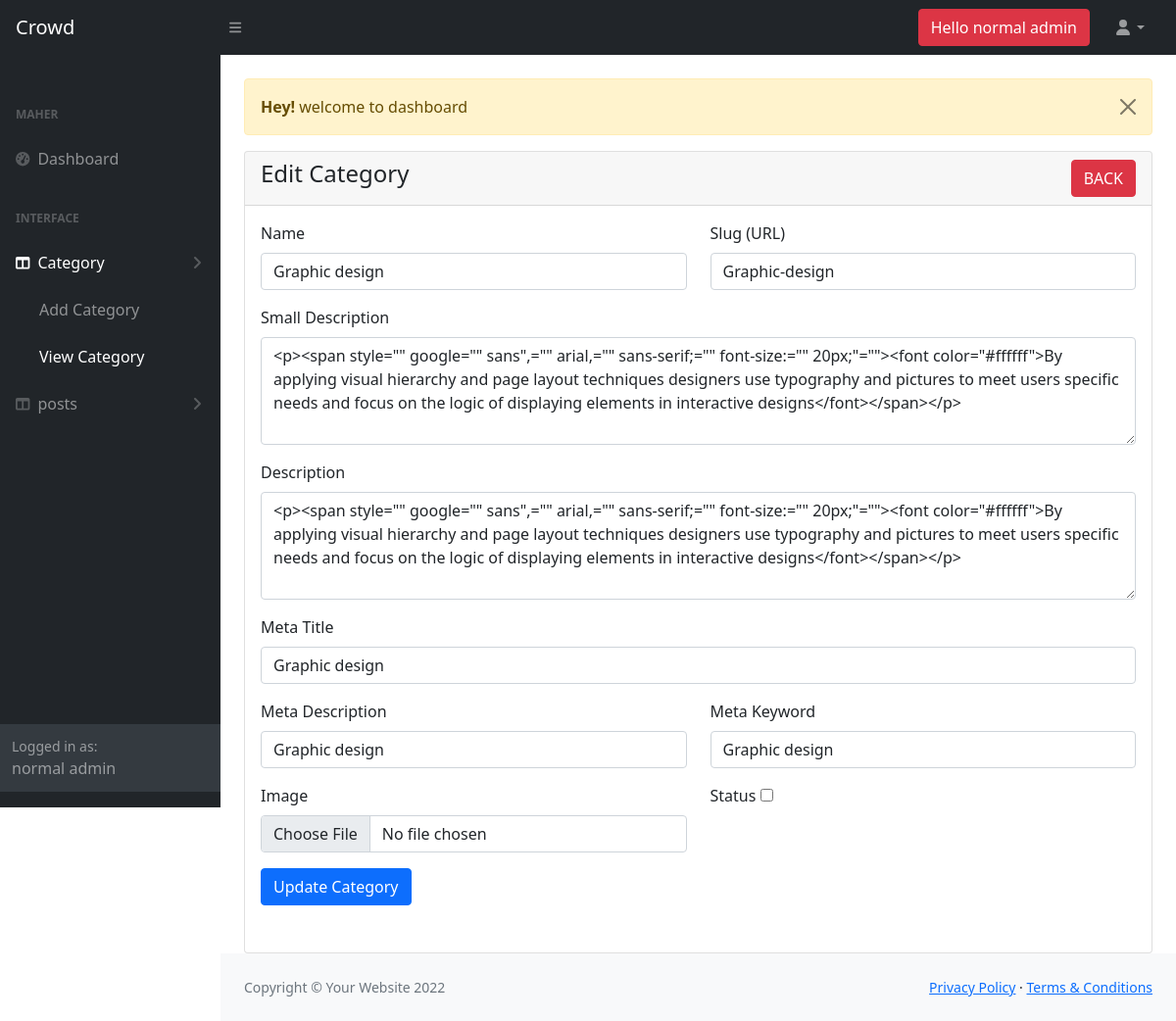
/admin/category-edit.php?id=2 (signed in), run on the app's committed database.
### tables this page shows
CREATE TABLE `categories` (
  `id` int(11) NOT NULL,
  `name` varchar(191) NOT NULL,
  `slug` varchar(191) NOT NULL,
  `small_desc` mediumtext,
  `description` text,
  `image` varchar(191) DEFAULT NULL,
  `meta_title` varchar(191) NOT NULL,
  `meta_description` mediumtext,
  `meta_keyword` mediumtext,
  `status` tinyint(4) DEFAULT '0',
  `created_at` timestamp NULL DEFAULT CURRENT_TIMESTAMP ON UPDATE CURRENT_TIMESTAMP
);

### admin/category-edit.php (the view, shortened to what this page needs)
<?php
include('authentication.php');
include('includes/header.php');
?>
<div class="container-fluid px-4">
    <div class="row mt-4">
        <div class="com-md-12">
            <?php include('message.php');  ?>
            <div class="card">
                <div class="card-header">
                    <h4> Edit Category
                    <a href="category-view.php" class="btn btn-danger float-end">BACK</a>
                    </h4>
                </div>
                <div class="card-body">
                    <?php
                    if(isset($_GET['id'])){
                        $category_id = $_GET['id'];
                        $category_edit = "SELECT * FROM categories WHERE id='$category_id' ";
                        $category_run = mysqli_query($con, $category_edit);
                        if(mysqli_num_rows($category_run) >0){
                            $row = mysqli_fetch_array($category_run);
                            ?>
                        <form action="code.php" method="POST" enctype="multipart/form-data">
                            <div class="row">
                                <div class="col-md-6 mb-3">
                                    <label for="">Name</label>
                                    <input type="text" name="name" value="<?= $row['name']?>" required class="form-control">
                                </div>
                                <div class="col-md-6 mb-3">
                                    <label for="">Slug (URL)</label>
                                    <input type="text" name="slug" value="<?= $row['slug']?>" required class="form-control">
                                </div>
                                <div class="col-md-12 mb-3">
                                    <label for="">Small Description</label>
                                    <textarea name="small_desc" required class="form-control" rows="4"><?= $row['description']?></textarea>
                                </div>
                                <div class="col-md-12 mb-3">
                                    <label for="">Description</label>
                                    <textarea name="description" id="category" required class="form-control" rows="4"><?= $row['description']?></textarea>
                                </div>
                                <div class="col-md-12 mb-3">
                                    <label for="">Meta Title</label>
                                    <input type="text" name="meta_title" value="<?= $row['meta_title']?>" max="191" required class="form-control">
                                </div>
                                <div class="col-md-6 mb-3">
                                    <label for="">Meta Description</label>
                                    <input type="text" name="meta_description" value="<?= $row['meta_description']?>" required class="form-control">
                                </div>
                                <div class="col-md-6 mb-3">
                                    <label for="">Meta Keyword</label>
                                    <input type="text" name="meta_keyword" value="<?= $row['meta_keyword']?>" required class="form-control">
                                </div>
                                <div class="col-md-6 mb-3">
                                    <label for="">Image</label>
                                    <input type="file" name="image" class="form-control">
                                </div>
                                <div class="col-md-6 mb-3">
                                    <label for="">Status</label>
                                    <input type="checkbox" name="status" <?= $row['status'] == '1' ? 'checked' : ''?> width="70px" height="70px">
                                </div>
                                <div class="col-md-6 mb-3">
                                    <button type="submit" name="category_update" class="btn btn-primary">Update Category</button>
                                </div>
                            </div>
                        </form>
                        <?php
                            }
                            else {
                                ?>
                                <h4>No Record Found</h4>
                                <?php
                            }
                        }
                        ?>
                </div>
            </div>
        </div>
    </div>
</div>
<?php
include('includes/footer.php');
include('includes/script.php');
?>

### data on the page
categories: name "Graphic design", slug "Graphic-design", small_desc "<p><span style=\"\" google=\"\" sans\",=\"\" arial,=\"\" sans-serif;=\"\" font-size:=\"\" 20px;\"=\"\"><font color=\"#ffffff\">By applying visual hierarchy and page layout techniques designers use typography and pictures to meet users specific needs and focus on the logic of displaying elements in interactive designs</font></span></p>", description "<p><span style=\"\" google=\"\" sans\",=\"\" arial,=\"\" sans-serif;=\"\" font-size:=\"\" 20px;\"=\"\"><font color=\"#ffffff\">By applying visual hierarchy and page layout techniques designers use typography and pictures to meet users specific needs and focus on the logic of displaying elements in interactive designs</font></span></p>", meta_title "Graphic design", meta_description "Graphic design", meta_keyword "Graphic design"

### other printed values
$_SESSION['auth_user']['user_name'] "normal admin"
$_SESSION['message'] "welcome to dashboard"
